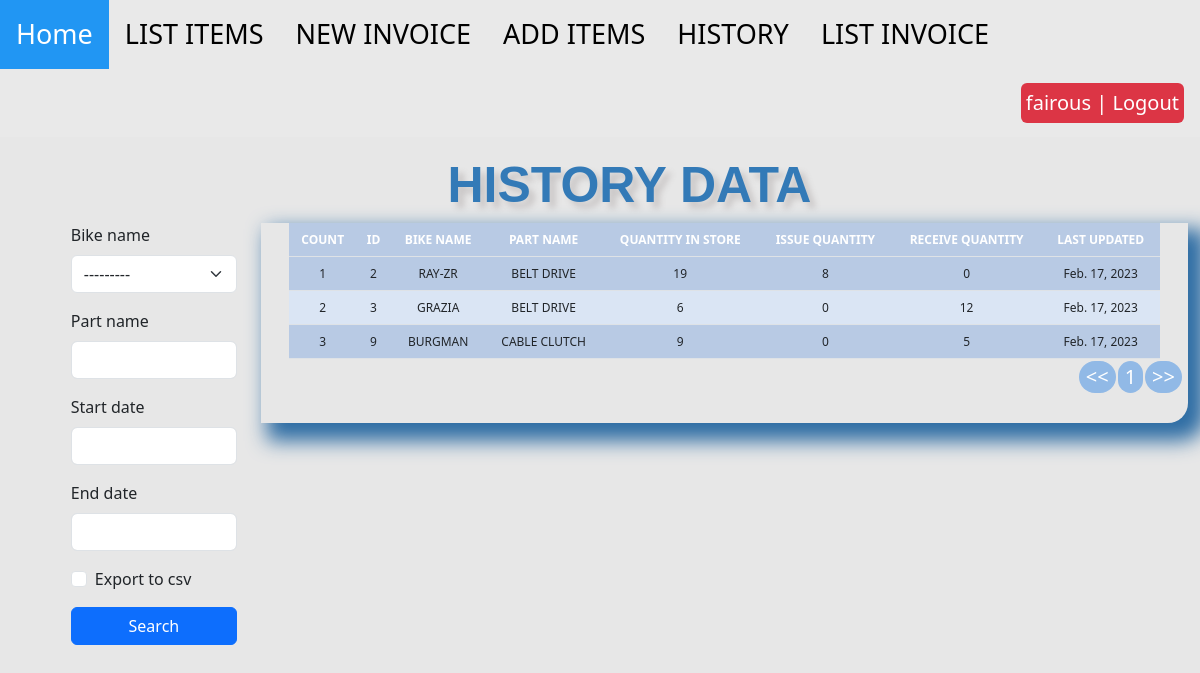
The app's page /list_history/ (signed in) with its own data.
### updatestock/models.py (models this page shows, shortened)
class Bike(models.Model):
    name = models.ForeignKey(Brand, on_delete=models.CASCADE)
    bike_name = models.CharField(max_length=50, blank=True, null=True, choices=bike_name_choice)
    def __str__(self):
        return self.bike_name

class StockHistory(models.Model):
    brand_name = models.ForeignKey(Brand, on_delete=models.CASCADE)
    bike_name = models.ForeignKey(Bike, on_delete=models.CASCADE, blank=True, null=True)
    part_number = models.CharField(max_length=50, blank=True, null=True)
    part_name = models.CharField(max_length=50, blank=True, null=True)
    mrp_amount = models.CharField(max_length=50, blank=True, null=True)
    exchange_rate = models.CharField(max_length=50, blank=True, null=True)
    shipping_amount = models.CharField(max_length=50, blank=True, null=True)
    cost = models.CharField(max_length=50, blank=True, null=True)
    margine = models.CharField(max_length=50, blank=True, null=True)
    add = models.CharField(max_length=50, blank=True, null=True)
    quantity = models.IntegerField(default=0, blank=True, null=True)
    receive_quantity = models.IntegerField(default=0, blank=True, null=True)
    receive_by = models.CharField(max_length=50, blank=True, null=True)
    issue_quantity = models.IntegerField(default=0, blank=True, null=True)
    issue_by = models.CharField(max_length=50, blank=True, null=True)
    issue_to = models.CharField(max_length=50, blank=True, null=True)
    created_by = models.CharField(max_length=50, blank=True, null=True)
    reorder_level = models.IntegerField(default=0, blank=True, null=True)
    export_to_CSV = models.BooleanField(default=False)
    last_updated = models.DateField(auto_now_add=False, auto_now=True)
    timestamp = models.DateField(auto_now_add=True, auto_now=False)

### updatestock/views.py (the view, shortened to what this page needs)
# urls.py: path('list_history/', views.list_history, name='list_history'),
@login_required
def list_history(request):
    header = 'HISTORY DATA'
    queryset = StockHistory.objects.all()
    form = StockHistorySearchForm(request.POST or None)
    context = {
        "header": header,
        "queryset": queryset,
        "form": form,
    }
    context = {
        "form": form,
        "header": header,
        "queryset": queryset,
    }
    return render(request, "list_history.html", context)

### updatestock/forms.py
class StockHistorySearchForm(forms.ModelForm):
    export_to_CSV = forms.BooleanField(required=False)
    start_date = forms.DateField(required=False)
    end_date = forms.DateField(required=False)
    class Meta:
        model = StockHistory
        fields = ['bike_name', 'part_name', 'start_date', 'end_date']

### updatestock/templates/list_history.html (shortened to what this page needs)
{% load static %}
{% load crispy_forms_filters %}
<head>
    <link href="{% static 'js/jquery-ui-1.13.2/jquery-ui.min.css' %}" rel="stylesheet">
    <link href="{% static 'js/jquery-ui-1.13.2/jquery-ui.structure.min.css' %}" rel="stylesheet">
    <link href="{% static 'js/jquery-ui-1.13.2/jquery-ui.theme.min.css' %}" rel="stylesheet">
    <link href="{% static 'css/bootstrap.min.css' %}" rel="stylesheet">
    <link href="{% static 'js/nprogress/nprogress.css' %}" rel="stylesheet">
    <link href="{% static 'css/stylesheet.css' %}" rel="stylesheet">
</head>
<body>
{% include 'navbar.html' %}
<main role="main" class="container-xxl">
    <div class="jumbotron">
        <div class="header">{{header}}</div>
        <div class="row">
            <div class="col-sm-2">
                <form method='POST' action=''>{% csrf_token %}
                    {{form|crispy}}
                    <input class="btn btn-primary mybutton" type="submit" value='Search'/>
                </form>
            </div>
            <br>
            <div class="col-sm-10">
                <div class="display_table">
                    <table class='table'>
                        <thead>
                        <tr>
                            <th>COUNT</th>
                            <th>ID</th>
                            <th>BIKE NAME</th>
                            <th>PART NAME</th>
                            <th>QUANTITY IN STORE</th>
                            <th>ISSUE QUANTITY</th>
                            <th>RECEIVE QUANTITY</th>
                            <th>LAST UPDATED</th>
                        </tr>
                        </thead>
                        {% for instance in queryset %}
                        <tr>
                            <td>{{forloop.counter}}</td>
                            <td>{{instance.id}}</td>
                            <td>{{instance.bike_name}}</td>
                            <td>{{instance.part_name}}</td>
                            <td>{{instance.quantity}}</td>
                            <td>{{instance.issue_quantity}}</td>
                            <td>{{instance.receive_quantity}}</td>
                            <td>{{instance.last_updated}}</td>
                        </tr>
                        {% endfor %}
                    </table>
                </div>
            </div>
        </div>
    </div>
</main>
</body>
</html>

### updatestock/templates/navbar.html
<div class="topnav">
  <a class="active" href="/">Home</a>
    {% if request.user.is_authenticated %}
    <a class="nav-link" href="/list_items">LIST ITEMS</a>
    <a class="nav-link" href="/add_invoice">NEW INVOICE</a>
    <a class="nav-link" href="/add_items">ADD ITEMS</a>
    <a class="nav-link" href="/list_history">HISTORY</a>
    <a class="nav-link" href="/list_invoice">LIST INVOICE</a>
     {% endif %}
  <div class="login-container">
    <ul class="navbar-nav">
            {% if request.user.is_authenticated %}
            <li><a href="/accounts/logout">
                <button class="btn btn-danger">{{ user }} | Logout</button>
            </a></li>
            {% else %}
            <li><a href="/accounts/login"><button class="btn btn-danger">Login</button></a></li>
            {% endif %}
        </ul>
  </div>
</div>

### updatestock/static/css/stylesheet.css (style rules this page uses)
body { background-color: #e7e7e7!important; }
.table { font-size: 12px; text-align: center; width: 95%; margin: auto; text-align: center; }
.table tr:nth-child(odd) { background: #B8CAE4 }
.table tr:nth-child(even) { background: #dae5f4 }
body { background-color: #fff; height: 100%; background-position: center; background-repeat: no-repeat; background-size: cover; }
.table { font-size: 13px; text-align: center; width: 95%; margin: auto; }
.table { font-size: 13px; width: 100%; margin: auto; text-align: center; }
.mybutton { width: 100%; }
th { background-color: #337ab7; color: white; }
.display_table { border-bottom-right-radius: 20px; padding-left: 5px; padding-right: 5px; padding-bottom: 20px; box-shadow: 12px 12px 20px 6px #2e6da4; }
.header { font-family: helvetica; color: #337ab7; font-size: 50px; text-align: center; width: 100%; text-shadow: 6px 6px 6px #c9c6c6; display: block; font-weight: bolder; }
* { box-sizing: border-box; }
.topnav { overflow: hidden; background-color: #e9e9e9; }
.topnav a { float: left; display: block; color: black; text-align: center; padding: 14px 16px; text-decoration: none; font-size: 27px; }
.topnav a.active { background-color: #2196F3; color: white; }
.topnav .login-container { float: right; }
.topnav .login-container button { float: right; padding: 5px; margin-top: 0px; margin-left: 16px; font-size: 20px; border: none; cursor: pointer; }
.jumbotron { background-size: cover; padding-right: $padding-x; padding-left: 5%; padding-top: 1%; padding-bottom: 1%; }

### records on screen
Bike: bike_name "---------"
StockHistory: id "2", bike_name "RAY-ZR", part_name "BELT DRIVE", quantity "19", issue_quantity "8", receive_quantity "0", last_updated "Feb. 17, 2023"
StockHistory: id "3", bike_name "GRAZIA", part_name "BELT DRIVE", quantity "6", issue_quantity "0", receive_quantity "12", last_updated "Feb. 17, 2023"
StockHistory: id "9", bike_name "BURGMAN", part_name "CABLE CLUTCH", quantity "9", issue_quantity "0", receive_quantity "5", last_updated "Feb. 17, 2023"

### other values on screen
{{ user }} "fairous"
{{ header }} "HISTORY DATA"
